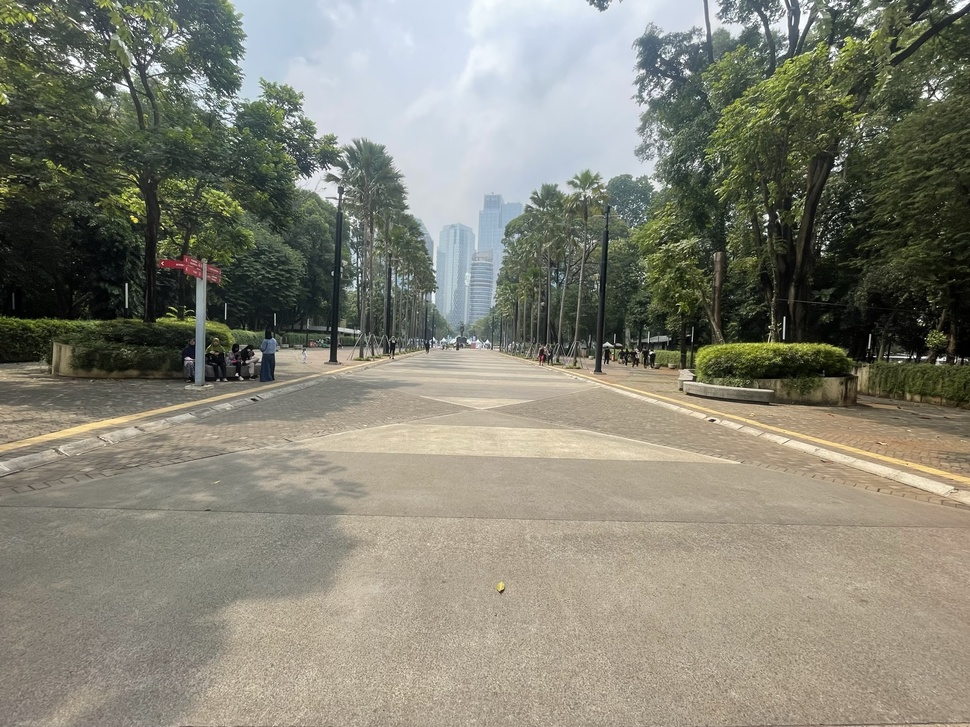
#> input picture IMG_1981.jpeg, 970 x 727 px, shrunk from 2048 x 1536 before the run
$ python test_image_stitching_overlap.py
#> lines starting #> are read from the running program, lines starting #| are printed output that depends on the picture
import cv2
from matplotlib import pyplot as plt

import numpy as np

def plot_image(img, figsize_in_inches=(5,5)):
    fig, ax = plt.subplots(figsize=figsize_in_inches)
    ax.imshow(cv.cvtColor(img, cv.COLOR_BGR2RGB))
    plt.show()

def plot_images(imgs, figsize_in_inches=(5,5)):
    fig, axs = plt.subplots(1, len(imgs), figsize=figsize_in_inches)
    for col, img in enumerate(imgs):
        axs[col].imshow(cv.cvtColor(img, cv.COLOR_BGR2RGB))
    plt.show()
image_file1 = 'IMG_1981.jpeg'
image1=cv2.imread(image_file1)
#> image1 is the input picture: shape (727, 970, 3); mean B, G, R 117.2, 130.5, 131.7
print(image1.shape)
#| (727, 970, 3)
height, width, channels = image1.shape
#> height = 727; width = 970; channels = 3
# [11 lines of commented-out code are left out]
sixty_percent = int(width * 0.7)
#> sixty_percent = 679
image1_60_left = image1[:, :sixty_percent]
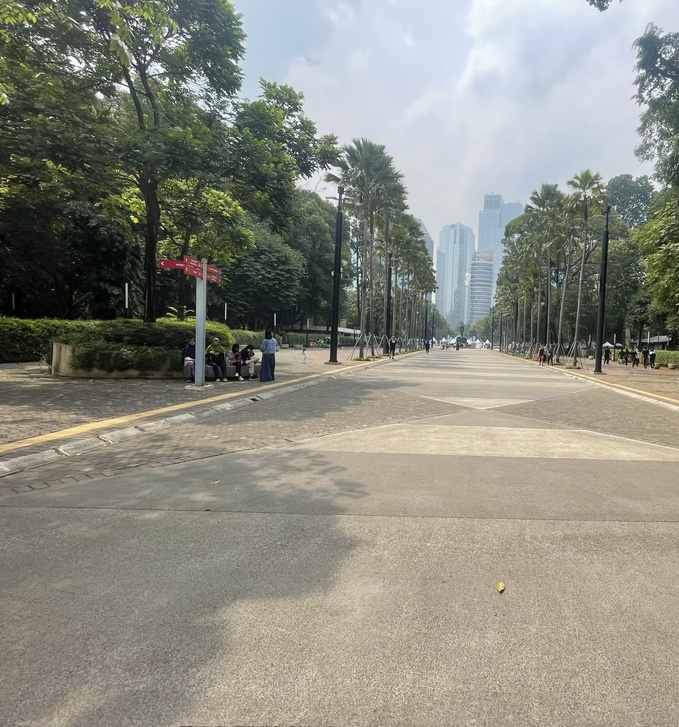
#> image1_60_left: shape (727, 679, 3); mean B, G, R 128.8, 139.3, 139.2
image1_60_right = image1[:, width-sixty_percent:]
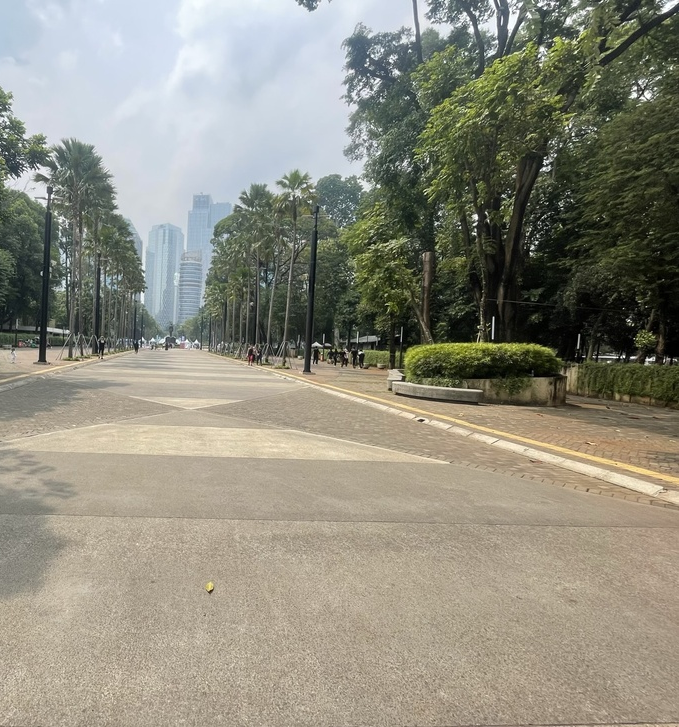
#> image1_60_right: shape (727, 679, 3); mean B, G, R 127, 140.8, 143
print(image1_60_left.shape, image1_60_right.shape)
#| (727, 679, 3) (727, 679, 3)
cv2.imshow('image1_70_left',image1_60_left)
cv2.imshow('image1_70_right',image1_60_right)
cv2.waitKey(0)
cv2.destroyAllWindows()
cv2.imwrite('image1_70_left.jpg',image1_60_left)
cv2.imwrite('image1_70_right.jpg',image1_60_right)


# [26 lines of commented-out code are left out]

$ run again, with image1_60_left.jpg copied over IMG_1981.jpeg
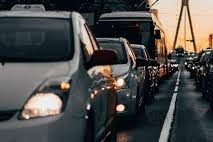
#> input picture image1_60_left.jpg, 213 x 142 px
#> image1 is the input picture: shape (142, 213, 3); mean B, G, R 74.2, 76, 76.9
#| (142, 213, 3)
#> `image1_60_left = image1[:, :sixty_percent]`:
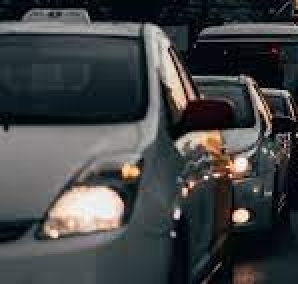
#> image1_60_left: shape (142, 149, 3) (shown 2 times larger); mean B, G, R 70.4, 69, 66.9
#> `image1_60_right = image1[:, width-sixty_percent:]`:
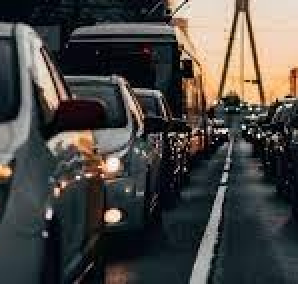
#> image1_60_right: shape (142, 149, 3) (shown 2 times larger); mean B, G, R 68.2, 71.5, 74.1
#| (142, 149, 3) (142, 149, 3)

$ run again, with image1_60_right.jpg copied over IMG_1981.jpeg
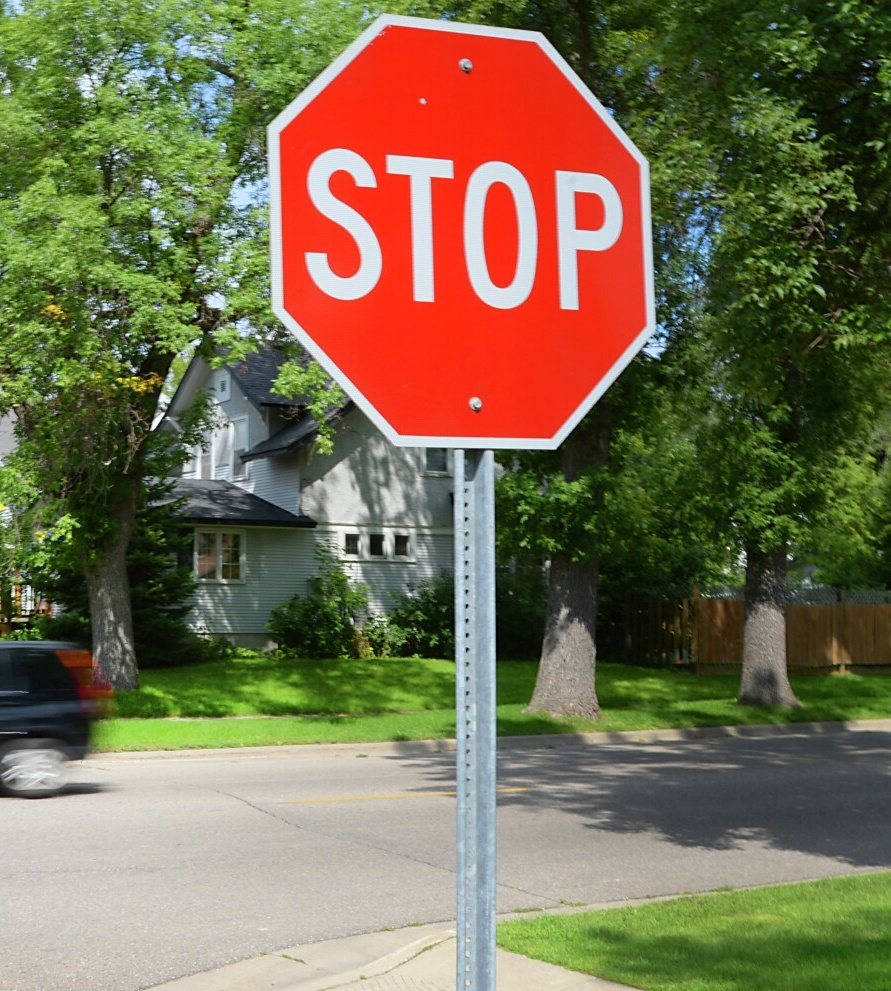
#> input picture image1_60_right.jpg, 891 x 991 px
#> image1 is the input picture: shape (991, 891, 3); mean B, G, R 79.1, 109.4, 119.6
#| (991, 891, 3)
#> `image1_60_left = image1[:, :sixty_percent]`:
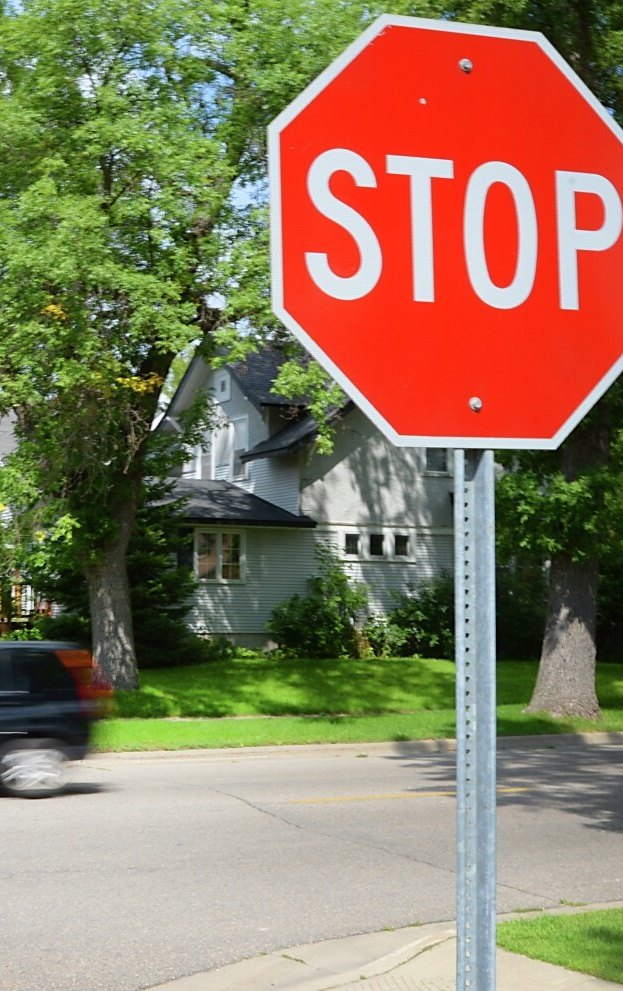
#> image1_60_left: shape (991, 623, 3); mean B, G, R 94.5, 122.1, 142.6
#> `image1_60_right = image1[:, width-sixty_percent:]`:
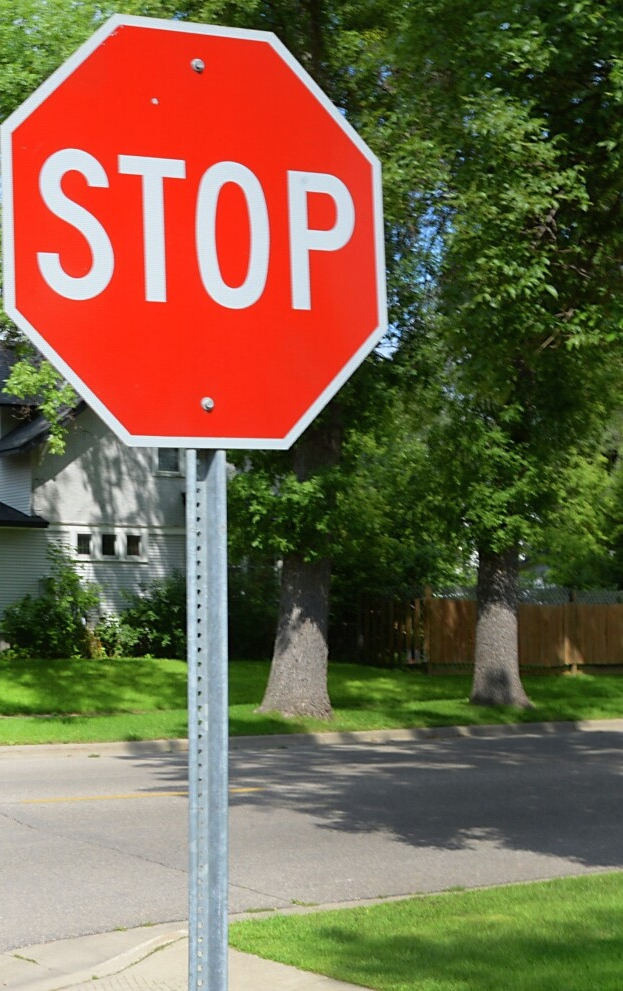
#> image1_60_right: shape (991, 623, 3); mean B, G, R 72.4, 100.5, 121.7
#| (991, 623, 3) (991, 623, 3)

$ run again, with traffic_image_ultrawide_2.jpg copied over IMG_1981.jpeg
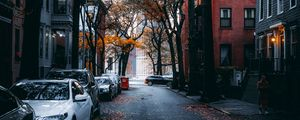
#> input picture traffic_image_ultrawide_2.jpg, 300 x 120 px
#> image1 is the input picture: shape (120, 300, 3); mean B, G, R 62, 57.4, 52.1
#| (120, 300, 3)
#> `image1_60_left = image1[:, :sixty_percent]`:
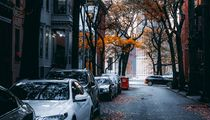
#> image1_60_left: shape (120, 210, 3); mean B, G, R 72, 66.9, 60.8
#> `image1_60_right = image1[:, width-sixty_percent:]`:
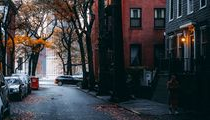
#> image1_60_right: shape (120, 210, 3); mean B, G, R 61.7, 58.4, 56.5
#| (120, 210, 3) (120, 210, 3)
